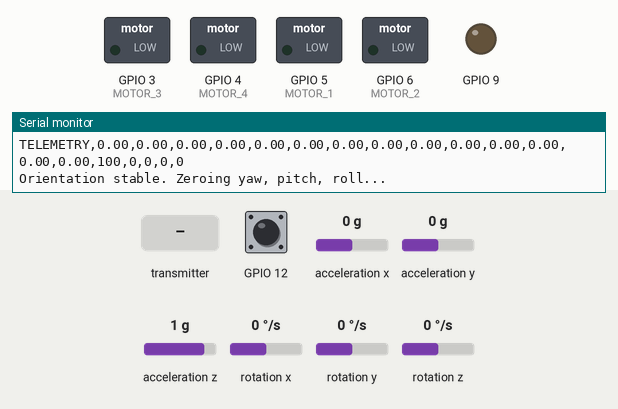
A sketch run on a simulated ESP32-S3. Shown: switched loads named in the sketch (green lamp = pin HIGH), output pins drawn as LEDs (lit = HIGH), the last lines printed to the serial monitor. Dashed ring = blinking. The test bench sets the inputs (shaded band); at power-on: acceleration x 0 g, GPIO 12 LOW, acceleration y 0 g, acceleration z 1 g, rotation x 0 °/s, rotation y 0 °/s, rotation z 0 °/s. The sensor or clock chip raises its interrupt line as the real part does.

Above: at 15.9 s.
16.0 s: the transmitter starts sending x1 = 2048
At 16.5 s:
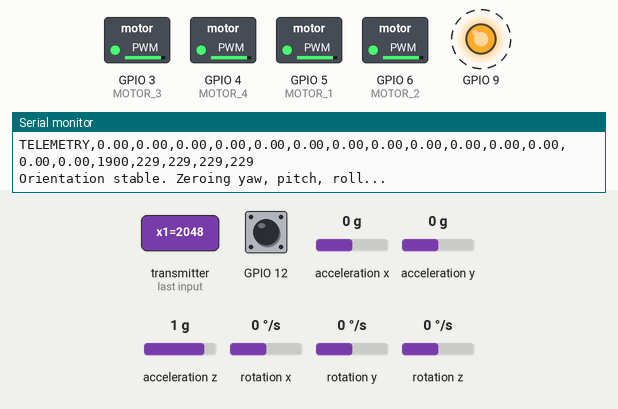
19.0 s: acceleration x set to -1.4 g
21.0 s: the transmitter starts sending x1 = 0
At 21.3 s:
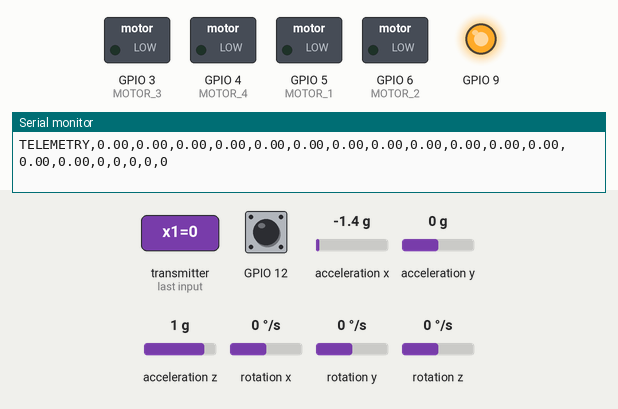
22.5 s: the transmitter starts sending x1 = 4095
At 23.6 s:
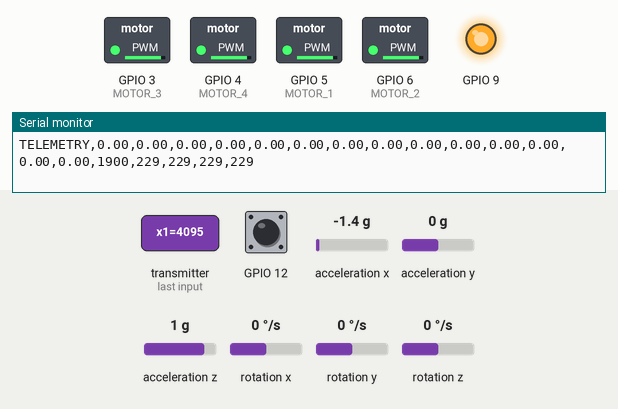
Timing chart, 0 to 25.0 s (numbered marks = the images above; inputs shaded):
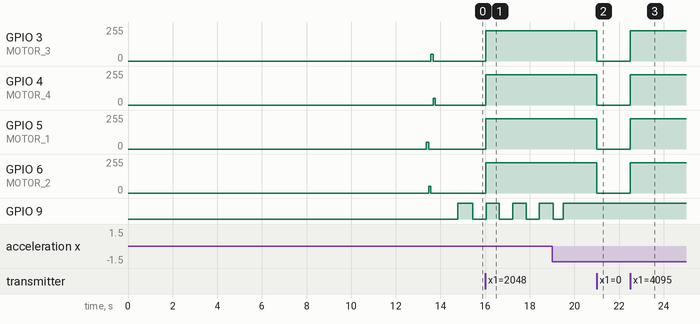

The sketch:

LiteWing.ino
```cpp
#include <Wire.h>
#include "read_YPR.h"
#include "PID.h"
#include "motors.h"
#include "ESP_NOW.h"


unsigned long timer = 0;
unsigned long last_loop_time = 0;
float loop_time = 0.01; // Default 10ms

//Variables to send telmetry data via ESP-NOW
uint8_t receiverMacAddress[] = {0x08, 0xB6, 0x1F, 0x81, 0x20, 0xA4}; //address of rcvr
esp_now_peer_info_t peerInfo;
telemetry_data telemetryData;

// Create a struct_message called joystickData
joystick_data joystickData;


void setup() {
  // Initialize serial communication
  Serial.begin(115200);

  // Init ESP-NOW
  initESPNow();

  // Register callback function for receiving data
  esp_now_register_recv_cb(OnDataRecv);

  // Initialize I2C communication with specific pins
  Wire.begin(11, 10);     // SDA on GPIO11, SCL on GPIO10
  Wire.setClock(400000);  // Fast I2C at 400kHz

    // Initialize the Kalman filter
  setupMPU();

  // Optional: Uncomment to calibrate the MPU6050
  calibrateMPU();

  // Initialize motors
  initializeMotors();

  Serial.println("Setup complete. Starting readings...");
  delay(1000);

  last_loop_time = micros();
}

void sendTelemetry() {
  // Format: "TELEMETRY,desired_roll,desired_pitch,roll_kalman,pitch_kalman,roll_rate,pitch_rate,yaw_rate,desired_yaw_rate,roll_out,pitch_out,yaw_out,throttle,m1,m2,m3,m4"
  Serial.print("TELEMETRY,");

  // Desired angles
  Serial.print(Desired_Roll_Angle);
  Serial.print(",");
  Serial.print(Desired_Pitch_Angle);
  Serial.print(",");

  // Actual filtered angles
  Serial.print(Kalman_Roll_Angle);
  Serial.print(",");
  Serial.print(Kalman_Pitch_Angle);
  Serial.print(",");
  Serial.print(Kalman_Yaw_Angle);
  Serial.print(",");

  // Actual rotation rates
  Serial.print(Roll_Rate);
  Serial.print(",");
  Serial.print(Pitch_Rate);
  Serial.print(",");
  Serial.print(Yaw_Rate);
  Serial.print(",");

  // Desired yaw rate
  Serial.print(Desired_Roll_Rate);
  Serial.print(",");
  Serial.print(Desired_Pitch_Rate);
  Serial.print(",");
  Serial.print(Desired_Yaw_Rate);
  Serial.print(",");

  // PID outputs
  Serial.print(Roll_PID_Output);
  Serial.print(",");
  Serial.print(Pitch_PID_Output);
  Serial.print(",");
  Serial.print(Yaw_PID_Output);
  Serial.print(",");

  // Throttle
  Serial.print(throttle);
  Serial.print(",");

  // Motor outputs
  Serial.print(motor1_value);
  Serial.print(",");
  Serial.print(motor2_value);
  Serial.print(",");
  Serial.print(motor3_value);
  Serial.print(",");
  Serial.println(motor4_value);

  // Now also send the same data via ESP-NOW
  sendTelemetryESPNow(
    Desired_Roll_Angle, Desired_Pitch_Angle,
    Kalman_Roll_Angle, Kalman_Pitch_Angle,Kalman_Yaw_Angle,
    Roll_Rate, Pitch_Rate, Yaw_Rate,Desired_Roll_Rate, Desired_Pitch_Rate,
    Desired_Yaw_Rate,
    Roll_PID_Output, Pitch_PID_Output, Yaw_PID_Output,
    throttle, motor1_value, motor2_value, motor3_value, motor4_value
  );
}


void loop() {
  // Calculate loop time for accurate PID
  unsigned long current_time = micros();
  loop_time = (current_time - last_loop_time) / 1000000.0; // Convert to seconds
  last_loop_time = current_time;

  // Sanity check on loop time
  if (loop_time > 0.1) loop_time = 0.01; // If time jump is unreasonable, use default

  // Read and process sensor data
  updateAngles();

  // Calculate PID values
  calculateAnglePID();
  calculateRatePID();
  calculateMotorOutputs();
  writeToMotors();

  // Send telemetry data for visualization
  if (millis() - timer > 50) {
    sendTelemetry();

  // Print Kalman-filtered angles
  /*Serial.print("Kalman Roll: ");
  Serial.print(Kalman_Roll_Angle);
  Serial.print("°\tPitch: ");
  Serial.print(Kalman_Pitch_Angle);
  Serial.println("°");*/

    // Print the received values
    //Serial.print(joystickData.x1);
    //Serial.print(",");
    //Serial.print(joystickData.x2);
    //Serial.print(",");
    //Serial.println(joystickData.y2);

    timer = millis();
  }
}
```

ESP_NOW.h
```cpp
#ifndef ESP_NOW_H
#define ESP_NOW_H

#include <WiFi.h>
#include <esp_now.h>

// Data structure to receive joystick data
typedef struct joystick_data {
  int x1;
  int x2;
  int y2;
  float rollTrim;
  float pitchTrim;
  float angleP;
  float angleI;
  float angleD;
  float rollPitchP;
  float rollPitchI;
  float rollPitchD;
  float yawP;
  float yawI;
  float yawD;
} joystick_data;

// Data structure for sending telemetry
typedef struct telemetry_data {
  float desired_roll;
  float desired_pitch;
  float roll_kalman;
  float pitch_kalman;
  float yaw_kalman;
  float roll_rate;
  float pitch_rate;
  float yaw_rate;
  float desired_roll_rate;
  float desired_pitch_rate;
  float desired_yaw_rate;
  float roll_out;
  float pitch_out;
  float yaw_out;
  int throttle;
  int m1;
  int m2;
  int m3;
  int m4;
} telemetry_data;

// Global variables
extern joystick_data joystickData;


// ESP-NOW peer info
extern uint8_t receiverMacAddress[];
extern esp_now_peer_info_t peerInfo;
extern telemetry_data telemetryData;

// Forward declaration of callback functions
void OnDataRecv(const uint8_t * mac, const uint8_t *incomingData, int len);
void OnDataSent(const uint8_t *mac_addr, esp_now_send_status_t status);

// Function to initialize ESP-NOW
inline void initESPNow() {
  // Set device as a Wi-Fi Station
  WiFi.mode(WIFI_STA);

  Serial.print("MAC Address: ");
  Serial.println(WiFi.macAddress());

  // Init ESP-NOW
  if (esp_now_init() != ESP_OK) {
    Serial.println("Error initializing ESP-NOW");
    return;
  }

  // Register callback functions
  esp_now_register_recv_cb(OnDataRecv);
  esp_now_register_send_cb(OnDataSent);

  // Register peer
  memcpy(peerInfo.peer_addr, receiverMacAddress, 6);
  peerInfo.channel = 0;
  peerInfo.encrypt = false;

  // Add peer
  if (esp_now_add_peer(&peerInfo) != ESP_OK) {
    Serial.println("Failed to add peer");
    return;
  }
}

// Callback when data is received
inline void OnDataRecv(const uint8_t * mac, const uint8_t *incomingData, int len) {
  memcpy(&joystickData, incomingData, sizeof(joystickData));
  throttle = joystickData.x1;
  Desired_Roll_Angle = joystickData.y2;
  Desired_Pitch_Angle = joystickData.x2;
  Roll_Trim = joystickData.rollTrim;
  Pitch_Trim = joystickData.pitchTrim;

  P_Roll_Angle = P_Pitch_Angle = joystickData.angleP;
  I_Roll_Angle = I_Pitch_Angle = joystickData.angleI;
  D_Roll_Angle = D_Pitch_Angle = joystickData.angleD;

  P_Roll_Rate = P_Pitch_Rate = joystickData.rollPitchP;
  I_Roll_Rate = I_Pitch_Rate = joystickData.rollPitchI;
  D_Roll_Rate = D_Pitch_Rate = joystickData.rollPitchD;

  P_Yaw_Rate = joystickData.yawP;
  I_Yaw_Rate = joystickData.yawI;
  D_Yaw_Rate = joystickData.yawD;


  // Print received values to Serial
  /*Serial.print("throttle: "); Serial.println(throttle);
  Serial.print("Desired_Roll_Angle: "); Serial.println(Desired_Roll_Angle);
  Serial.print("Desired_Pitch_Angle: "); Serial.println(Desired_Pitch_Angle);
  Serial.print("Roll_Trim: "); Serial.println(Roll_Trim);
  Serial.print("Pitch_Trim: "); Serial.println(Pitch_Trim);

  Serial.print("P_Roll_Angle: "); Serial.println(P_Roll_Angle);
  Serial.print("I_Roll_Angle: "); Serial.println(I_Roll_Angle);
  Serial.print("D_Roll_Angle: "); Serial.println(D_Roll_Angle);

  Serial.print("P_Roll_Rate: "); Serial.println(P_Roll_Rate);
  Serial.print("P_Roll_Rate: "); Serial.println(I_Roll_Rate);
  Serial.print("P_Roll_Rate: "); Serial.println(D_Roll_Rate);

  Serial.print("P_Yaw_Rate: "); Serial.println(P_Yaw_Rate);
  Serial.print("I_Yaw_Rate: "); Serial.println(I_Yaw_Rate);
  Serial.print("D_Yaw_Rate: "); Serial.println(D_Yaw_Rate);*/


}

// Callback when data is sent
inline void OnDataSent(const uint8_t *mac_addr, esp_now_send_status_t status) {
  //Serial.print("Delivery status: ");
  //Serial.println(status == ESP_NOW_SEND_SUCCESS ? "Success" : "Fail");
}

// Function to send telemetry data
inline bool sendTelemetryESPNow(
  float d_roll, float d_pitch,
  float k_roll, float k_pitch, float k_yaw,
  float r_rate, float p_rate, float y_rate,
  float d_r_rate,float d_p_rate,float d_y_rate,
  float r_out, float p_out, float y_out,
  int throt, int m1, int m2, int m3, int m4) {

  // Fill the telemetry data structure
  telemetryData.desired_roll = d_roll;
  telemetryData.desired_pitch = d_pitch;
  telemetryData.roll_kalman = k_roll;
  telemetryData.pitch_kalman = k_pitch;
  telemetryData.yaw_kalman = k_yaw;
  telemetryData.roll_rate = r_rate;
  telemetryData.pitch_rate = p_rate;
  telemetryData.yaw_rate = y_rate;
  telemetryData.desired_roll_rate = d_r_rate;
  telemetryData.desired_pitch_rate = d_p_rate;
  telemetryData.desired_yaw_rate = d_y_rate;
  telemetryData.roll_out = r_out;
  telemetryData.pitch_out = p_out;
  telemetryData.yaw_out = y_out;
  telemetryData.throttle = throt;
  telemetryData.m1 = m1;
  telemetryData.m2 = m2;
  telemetryData.m3 = m3;
  telemetryData.m4 = m4;

  // Send the data
  esp_err_t result = esp_now_send(receiverMacAddress, (uint8_t *) &telemetryData, sizeof(telemetryData));

  return result == ESP_OK;
}

#endif // ESP_NOW_H
```

PID.h
```cpp
//Two Step PID control Step 1 - Angle Controller 2- Rate Controller
//Angle - Refers to tilt of drone (attitude), measured in degrees
//Rate - How fast the tile happened (angular velocity), measured in degrees/second

#ifndef PID_H
#define PID_H

#include "read_YPR.h"

extern float loop_time;

// Desired angles and rotation rates
float Desired_Roll_Angle = 0;  // How tilted the drone should be on Roll
float Desired_Pitch_Angle = 0; // How tiled the drone should be on pitch
float Desired_Yaw_Angle = 0;    // No rotation around Z-axis

// PID Variables for Angle (Stabilize) Mode
// Roll Angle PID
float P_Roll_Angle = 5; //Value to be tuned
float I_Roll_Angle = 0.0; //value to be tuned
float D_Roll_Angle = 0.1; //value to be tuned
float Roll_Angle_Error = 0; //Diff. between kalman roll and desired roll
float Prev_Roll_Angle_Error = 0;
float Roll_Angle_I_term = 0; //To prevent I value accumulating
float Desired_Roll_Rate = 0; //How fast should the roll be corrected (angular velocity)

// Pitch Angle PID
float P_Pitch_Angle = P_Roll_Angle; //same PID tuning values for Roll and Pitch
float I_Pitch_Angle = I_Roll_Angle; //same PID tuning values for Roll and Pitch
float D_Pitch_Angle = D_Roll_Angle; //same PID tuning values for Roll and Pitch
float Pitch_Angle_Error = 0; //Diff. between kalman pitch and desired pitch
float Prev_Pitch_Angle_Error = 0;
float Pitch_Angle_I_term = 0; //To prevent I value accumulating
float Desired_Pitch_Rate = 0; //How fast should the pitch be corrected (angular velocity)

// Yaw Angle PID
float P_Yaw_Angle = 8; //Value to be tuned
float I_Yaw_Angle = 0.1; //value to be tuned
float D_Yaw_Angle = 0.01; //value to be tuned
float Yaw_Angle_Error = 0; //Diff. between kalman yaw and desired yaw
float Prev_Yaw_Angle_Error = 0;
float Yaw_Angle_I_term = 0; //To prevent I value accumulating
float Desired_Yaw_Rate = 0; //How fast should the yaw be corrected (angular velocity)

// PID Variables for Rate Mode
// Roll Rate PID
float P_Roll_Rate = 0.8;
float I_Roll_Rate = 0.0;
float D_Roll_Rate = 0.1;
float Roll_Rate_Error = 0, Prev_Roll_Rate_Error = 0;
float Roll_Rate_I_term = 0;
float Roll_PID_Output = 0;

// Pitch Rate PID
float P_Pitch_Rate = P_Roll_Rate;
float I_Pitch_Rate = I_Roll_Rate;
float D_Pitch_Rate = D_Roll_Rate;
float Pitch_Rate_Error = 0, Prev_Pitch_Rate_Error = 0;
float Pitch_Rate_I_term = 0;
float Pitch_PID_Output = 0;

// Yaw Rate PID
float P_Yaw_Rate = 5;
float I_Yaw_Rate = 0.0;
float D_Yaw_Rate = 0.1;
float Yaw_Rate_Error = 0, Prev_Yaw_Rate_Error = 0;
float Yaw_Rate_I_term = 0;
float Yaw_PID_Output = 0;

// Trim values (small adjustments to compensate for physical imbalances), change this if you drone drifts
float Roll_Trim = 0.0;
float Pitch_Trim = 0.0;

void calculateAnglePID() {
  // Roll angle error
  Roll_Angle_Error = Desired_Roll_Angle - Kalman_Roll_Angle - Roll_Trim;

  // P term
  float p_term = P_Roll_Angle * Roll_Angle_Error;

  // I term with anti-windup
  Roll_Angle_I_term += I_Roll_Angle * Roll_Angle_Error * loop_time;
  Roll_Angle_I_term = constrain(Roll_Angle_I_term, -800, 800);

  // D term
  float d_term = D_Roll_Angle * ((Roll_Angle_Error - Prev_Roll_Angle_Error) / loop_time);

  //### Calculate desired roll rate###
  Desired_Roll_Rate = p_term + Roll_Angle_I_term + d_term;
  Desired_Roll_Rate = constrain(Desired_Roll_Rate, -800, 800);

  // Store current error for next iteration
  Prev_Roll_Angle_Error = Roll_Angle_Error;

  // Same calculations for pitch
  Pitch_Angle_Error = Desired_Pitch_Angle - Kalman_Pitch_Angle - Pitch_Trim;
  p_term = P_Pitch_Angle * Pitch_Angle_Error;
  Pitch_Angle_I_term += I_Pitch_Angle * Pitch_Angle_Error * loop_time;
  Pitch_Angle_I_term = constrain(Pitch_Angle_I_term, -800, 800);
  d_term = D_Pitch_Angle * ((Pitch_Angle_Error - Prev_Pitch_Angle_Error) / loop_time);

  //### Calculate desired Pitch rate###
  Desired_Pitch_Rate = p_term + Pitch_Angle_I_term + d_term;
  Desired_Pitch_Rate = constrain(Desired_Pitch_Rate, -800, 800);

  // Store current error for next iteration
  Prev_Pitch_Angle_Error = Pitch_Angle_Error;

  // Same calculations for yaw
  Yaw_Angle_Error = Desired_Yaw_Angle - Kalman_Yaw_Angle;
  p_term = P_Yaw_Angle * Yaw_Angle_Error;
  Yaw_Angle_I_term += I_Yaw_Angle * Yaw_Angle_Error * loop_time;
  Yaw_Angle_I_term = constrain(Yaw_Angle_I_term, -800, 800);
  d_term = D_Yaw_Angle * ((Yaw_Angle_Error - Prev_Yaw_Angle_Error) / loop_time);

  //### Calculate desired Pitch rate###
  Desired_Yaw_Rate = p_term + Yaw_Angle_I_term + d_term;
  Desired_Yaw_Rate = constrain(Desired_Yaw_Rate, -800, 800);

  // Store current error for next iteration
  Prev_Yaw_Angle_Error = Yaw_Angle_Error;
}

void calculateRatePID() {
  // Roll rate error
  Roll_Rate_Error = Desired_Roll_Rate - Roll_Rate;

  // P term
  float p_term = P_Roll_Rate * Roll_Rate_Error;

  // I term with anti-windup
  Roll_Rate_I_term += I_Roll_Rate * Roll_Rate_Error * loop_time;
  Roll_Rate_I_term = constrain(Roll_Rate_I_term, -800, 800);

  // D term
  float d_term = D_Roll_Rate * ((Roll_Rate_Error - Prev_Roll_Rate_Error) / loop_time);

  // Calculate roll output
  Roll_PID_Output = p_term + Roll_Rate_I_term + d_term;
  Roll_PID_Output = constrain(Roll_PID_Output, -800, 800);

  // Store current error for next iteration
  Prev_Roll_Rate_Error = Roll_Rate_Error;

  // Same calculations for pitch
  Pitch_Rate_Error = Desired_Pitch_Rate - Pitch_Rate;
  p_term = P_Pitch_Rate * Pitch_Rate_Error;
  Pitch_Rate_I_term += I_Pitch_Rate * Pitch_Rate_Error * loop_time;
  Pitch_Rate_I_term = constrain(Pitch_Rate_I_term, -800, 800);
  d_term = D_Pitch_Rate * ((Pitch_Rate_Error - Prev_Pitch_Rate_Error) / loop_time);

  Pitch_PID_Output = p_term + Pitch_Rate_I_term + d_term;
  Pitch_PID_Output = constrain(Pitch_PID_Output, -800, 800);

  Prev_Pitch_Rate_Error = Pitch_Rate_Error;

  // Yaw rate PID
  Yaw_Rate_Error = Desired_Yaw_Rate - Yaw_Rate;
  p_term = P_Yaw_Rate * Yaw_Rate_Error;
  Yaw_Rate_I_term += I_Yaw_Rate * Yaw_Rate_Error * loop_time;
  Yaw_Rate_I_term = constrain(Yaw_Rate_I_term, -800, 800);
  d_term = D_Yaw_Rate * ((Yaw_Rate_Error - Prev_Yaw_Rate_Error) / loop_time);

  Yaw_PID_Output = p_term + Yaw_Rate_I_term + d_term;
  Yaw_PID_Output = constrain(Yaw_PID_Output, -800, 800);

  Prev_Yaw_Rate_Error = Yaw_Rate_Error;
}

#endif // PID_H
```

motors.h
```cpp
#ifndef MOTORS_H
#define MOTORS_H

#include "PID.h"

// PWM Configuration
#define FREQ 20000          // 20 kHz PWM frequency
#define RESOLUTION 8       // 10-bit resolution (0-1023)
#define MIN_DUTY_CYCLE 100  // Minimum speed duty cycle
#define MIN_THROTTLE 1100   // Minimum throttle to arm motors
#define MAX_THROTTLE 1900   // Maximum throttle value

// Define motor PWM pins //m1-brown, m2-pink, m3-blue, m4-yellow
#define MOTOR_1 5  // Front right
#define MOTOR_2 6  // Back left
#define MOTOR_3 3  // Back right
#define MOTOR_4 4  // Front right

// Default throttle (for testing only - this would normally come from radio control)
int throttle = 100;  // Just above arming threshold for testing

// Motor output values
int motor1_value = 0;
int motor2_value = 0;
int motor3_value = 0;
int motor4_value = 0;

void initializeMotors() {
  // Configure PWM channels for motors
  ledcSetup(0, FREQ, RESOLUTION);
  ledcSetup(1, FREQ, RESOLUTION);
  ledcSetup(2, FREQ, RESOLUTION);
  ledcSetup(3, FREQ, RESOLUTION);

  // Attach PWM channels to GPIOs
  ledcAttachPin(MOTOR_1, 0);
  ledcAttachPin(MOTOR_2, 1);
  ledcAttachPin(MOTOR_3, 2);
  ledcAttachPin(MOTOR_4, 3);

  // Activate each motor sequentially to ensure they're working, order is brown, pink, blue and yellow. motor that spins first is brown
  ledcWrite(0, 50);
  delay (100);
  ledcWrite(0, 0);

  ledcWrite(1, 50);
  delay (100);
  ledcWrite(1, 0);

  ledcWrite(2, 50);
  delay (100);
  ledcWrite(2, 0);

  ledcWrite(3, 50);
  delay (100);
  ledcWrite(3, 0);
}

void calculateMotorOutputs() {
  // Limit throttle to maximum
  if (throttle > MAX_THROTTLE) {
    throttle = MAX_THROTTLE;
  }

  // Calculate motor values
  /* Motor layout:
      M0(FL)    M3(FR)
         \      /
          \    /
           ----
          /    \
         /      \
      M1(BL)    M2(BR)
  */

  float m1 = throttle - Roll_PID_Output - Pitch_PID_Output + Yaw_PID_Output;  // Front Right
  float m2 = throttle - Roll_PID_Output + Pitch_PID_Output - Yaw_PID_Output;  // Back Right
  float m3 = throttle + Roll_PID_Output + Pitch_PID_Output + Yaw_PID_Output;  // Back Left
  float m4 = throttle + Roll_PID_Output - Pitch_PID_Output - Yaw_PID_Output;  // Front Left

  // Map from throttle range (1000-2000) to PWM range (0-1023)
  motor1_value = constrain(map(m1, 1000, 2000, 0, 255), 0, 255); //brown
  motor2_value = constrain(map(m2, 1000, 2000, 0, 255), 0, 255); //pink
  motor3_value = constrain(map(m3, 1000, 2000, 0, 255), 0, 255); //blue
  motor4_value = constrain(map(m4, 1000, 2000, 0, 255), 0, 255); //yellow
}

void writeToMotors() {
  // Only write to motors if armed (throttle > minimum)
  if (throttle > MIN_THROTTLE) {
    ledcWrite(0, motor1_value); //brown
    ledcWrite(1, motor2_value); //pink
    ledcWrite(2, motor3_value); //blue
    ledcWrite(3, motor4_value); //yellow
  } else {
    // Motors off if throttle below minimum
    ledcWrite(0, 0);
    ledcWrite(1, 0);
    ledcWrite(2, 0);
    ledcWrite(3, 0);

    // Reset I terms to prevent buildup
    Roll_Angle_I_term = 0;
    Pitch_Angle_I_term = 0;
    Roll_Rate_I_term = 0;
    Pitch_Rate_I_term = 0;
    Yaw_Rate_I_term = 0;
  }
}

#endif // MOTORS_H
```

Source omitted: read_YPR.h (9921 bytes)

Measured:
- after the input at 16.0 s, GPIO 3 (MOTOR_3), GPIO 4 (MOTOR_4), GPIO 5 (MOTOR_1), GPIO 6 (MOTOR_2): 0/255 → 228/255 at once
- after the input at 21.0 s, GPIO 3 (MOTOR_3), GPIO 4 (MOTOR_4), GPIO 5 (MOTOR_1), GPIO 6 (MOTOR_2): 228/255 → 0/255 at once
- after the input at 22.5 s, GPIO 3 (MOTOR_3), GPIO 4 (MOTOR_4), GPIO 5 (MOTOR_1), GPIO 6 (MOTOR_2): 0/255 → 228/255 at once
- by itself, GPIO 9: alternates HIGH for 0.60 s and LOW for 0.60 s
